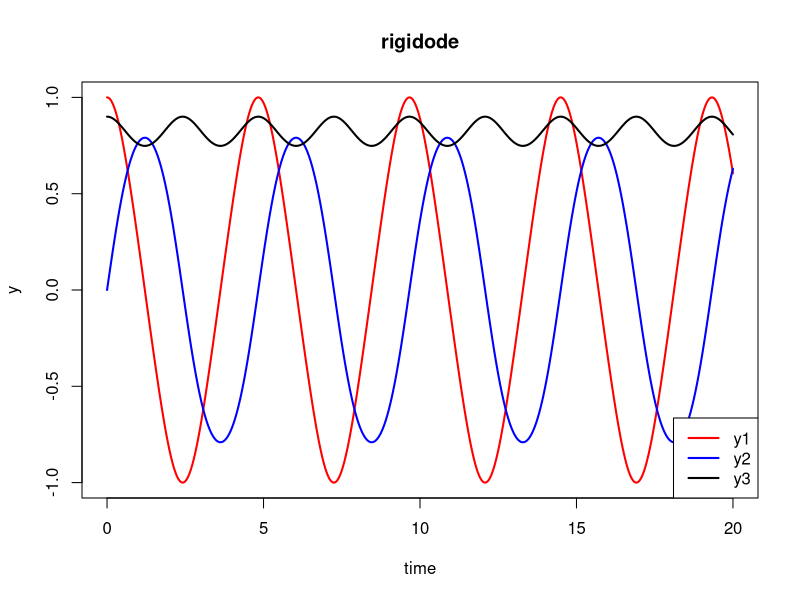
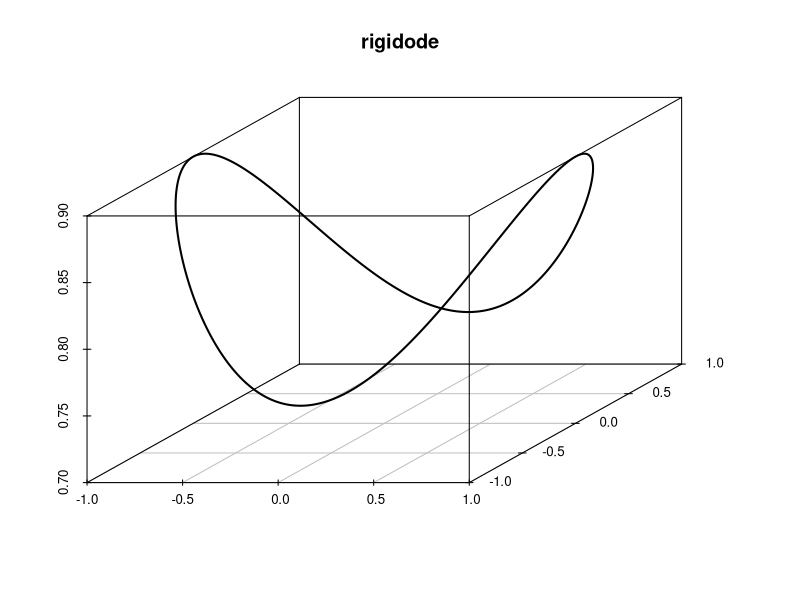

Source code (R) for these figures, in order:
setwd("//media//kswada//MyFiles//R//differential_equations")

packages <- c("dplyr", "deSolve")
purrr::walk(packages, library, character.only = TRUE, warn.conflicts = FALSE)



# ------------------------------------------------------------------------------
# Rigid Body Equations:  Euler equations of a rigid body without external forces
#   - y'1 = (I2 - I3) / I1 * y2 * y3
#   - y'2 = (I3 - I1) / I2 * y1 * y3
#   - y'3 = (I1 - I2) / I3 * y1 * y2
#
#   - y1, y2, y3:  coordinates of the rotation vector
#   - I1, I2, I3:  principal moments of inertia
# ------------------------------------------------------------------------------


rigidode <- function(t, y, parms){
  dy1 <- -2 * y[2] * y[3]

  dy2 <- 1.25 * y[1] * y[3]
  
  dy3 <- -0.5 * y[1] * y[2]
  
  list(c(dy1, dy2, dy3))
}



yini <- c(1, 0, 0.9)

times <- seq(from = 0, to = 20, by = 0.01)



# ----------
# Solved with Cash-Karp 5(4) Runge-Kutta formula.
rkMethod("rk45ck")

out <- ode(times = times, y = yini, func = rigidode, parms = NULL, method = rkMethod("rk45ck"))

head(out)



# ----------
par(mfrow=c(1,1))
matplot(x = out[,1], y = out[,-1], type = "l", lwd = 2, lty = "solid", col = c("red", "blue", "black"), xlab = "time", ylab = "y", main = "rigidode")
legend("bottomright", col = c("red", "blue", "black"), legend = c("y1", "y2", "y3"), lwd = 2)


library(scatterplot3d)
scatterplot3d(out[,-1], type = "l", lwd = 2, xlab = "", ylab = "", zlab = "", main = "rigidode")
